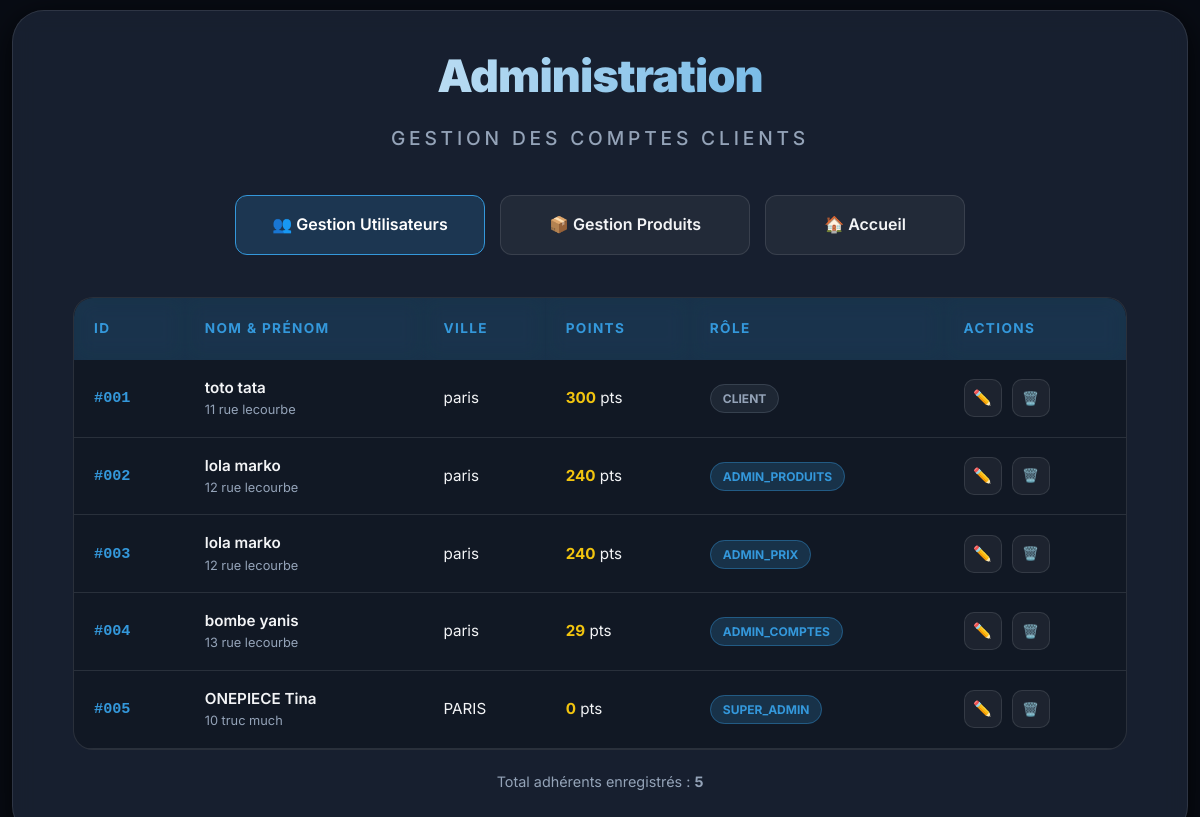
The app's page /admin_gestion.php (signed in) with its own data.
### tables this page shows
CREATE TABLE `adherent` (
  `IdClient` int(11) NOT NULL,
  `Nom` varchar(100) NOT NULL,
  `Prenom` varchar(100) NOT NULL,
  `Adresse` varchar(255) DEFAULT NULL,
  `Ville` varchar(100) DEFAULT NULL,
  `CodePostal` varchar(10) DEFAULT NULL,
  `MotDePasse` varchar(100) DEFAULT NULL,
  `Date_naissance` date DEFAULT NULL,
  `point` int(11) DEFAULT NULL,
  `MotMagique` varchar(255) DEFAULT NULL,
  `role` varchar(50) DEFAULT 'client'
);

### php/Modele.php (called while the page is built, shortened)
<?php
class Modele {
    private $bdd;
    public function __construct() {
        try {
            $this->bdd = new PDO('mysql:host=localhost;dbname=supermarche;charset=utf8', 'root', '');
            $this->bdd->setAttribute(PDO::ATTR_ERRMODE, PDO::ERRMODE_EXCEPTION);
        } catch (PDOException $e) {
            die("Erreur de connexion : " . $e->getMessage());
        }
    }
    public function getAllClients() {
        $sql = "SELECT * FROM adherent ORDER BY IdClient ASC";
        $sth = $this->bdd->prepare($sql);
        $sth->execute();
        return $sth->fetchAll(PDO::FETCH_OBJ);
    }
}
?>

### admin_gestion.php (the view, shortened to what this page needs)
<?php
require_once 'php/Modele.php';
$role_sess = $_SESSION['client']->role ?? 'client';
$modele = new Modele();
$clients = $modele->getAllClients();
?>
<!DOCTYPE html>
<html lang="fr">
<head>
    <link rel="stylesheet" href="css/style.css">
</head>
<body>
    <div class="container admin-container">
        <div class="titre-1">Administration</div>
        <div class="titre-2">Gestion des comptes clients</div>
        <div style="display: flex; gap: 15px; margin-bottom: 25px; justify-content: center;">
            <a href="admin_gestion.php" class="btn-carre" style="background: rgba(52, 152, 219, 0.2); border-color: var(--primary); color: white; display: flex; align-items: center; justify-content: center; gap: 10px; max-width: 250px;">
                👥 Gestion Utilisateurs
            </a>
            <?php if($role_sess === 'super_admin' || $role_sess === 'admin_produits' || $role_sess === 'admin_prix'): ?>
                <a href="admin_produits.php" class="btn-carre" style="background: rgba(255,255,255,0.05); border: 1px solid var(--glass-border); color: var(--text-main); display: flex; align-items: center; justify-content: center; gap: 10px; max-width: 250px;">
                    📦 Gestion Produits
                </a>
            <?php endif; ?>
            <a href="index.php" class="btn-carre" style="background: rgba(255,255,255,0.05); border: 1px solid var(--glass-border); color: var(--text-main); display: flex; align-items: center; justify-content: center; gap: 10px; max-width: 200px;">
                🏠 Accueil
            </a>
        </div>
        <div class="data-table-wrapper">
            <table>
                <thead>
                    <tr>
                        <th>ID</th>
                        <th>Nom & Prénom</th>
                        <th>Ville</th>
                        <th>Points</th>
                        <th>Rôle</th>
                        <th>Actions</th>
                    </tr>
                </thead>
                <tbody>
                    <?php foreach ($clients as $c): ?>
                    <tr>
                        <td style="font-family: monospace; color: var(--primary); font-weight: 700;">#<?= str_pad($c->IdClient, 3, '0', STR_PAD_LEFT) ?></td>
                        <td>
                            <div style="font-weight: 600;"><?= htmlspecialchars($c->Nom) ?> <?= htmlspecialchars($c->Prenom) ?></div>
                            <div style="font-size: 0.8rem; color: var(--text-dim);"><?= htmlspecialchars($c->Adresse) ?></div>
                        </td>
                        <td><?= htmlspecialchars($c->Ville) ?></td>
                        <td>
                            <span style="color: #f1c40f; font-weight: 700;"><?= $c->point ?></span> pts
                        </td>
                        <td>
                                <span class="badge <?= ($c->role !== 'client') ? 'badge-admin' : 'badge-user' ?>">
                                    <?= htmlspecialchars($c->role) ?>
                                </span>
                        </td>
                        <td>
                            <div class="action-btns">
                                <a href="edit_client.php?id=<?= $c->IdClient ?>" class="btn-small" title="Modifier">✏️</a>
                                <button class="btn-small btn-delete" title="Supprimer" onclick="confirmerSuppression(<?= $c->IdClient ?>, '<?= addslashes($c->Nom . ' ' . $c->Prenom) ?>')">🗑️</button>
                            </div>
                        </td>
                    </tr>
                    <?php endforeach; ?>
                </tbody>
            </table>
        </div>
        <p style="margin-top: 20px; color: var(--text-dim); font-size: 0.9rem;">
            Total adhérents enregistrés : <strong><?= count($clients) ?></strong>
        </p>
    </div>
</body>
</html>

### css/style.css (style rules this page uses)
:root { --bg-color: #080c14; --card-bg: rgba(30, 41, 59, 0.7); --primary: #3498db; --primary-glow: rgba(52, 152, 219, 0.5); --text-main: #f3f4f6; --text-dim: #94a3b8; --glass-border: rgba(255, 255, 255, 0.1); --glass-shadow: 0 8px 32px 0 rgba(0, 0, 0, 0.8); --transition: all 0.3s cubic-bezier(0.4, 0, 0.2, 1); }
* { box-sizing: border-box; }
body { margin: 0; padding: 0; background-color: var(--bg-color); color: var(--text-main); font-family: 'Inter', system-ui, -apple-system, sans-serif; line-height: 1.6; min-height: 100vh; display: flex; justify-content: center; align-items: center; overflow-x: hidden; }
.container, .facture-container, .form-wrapper-main { background: var(--card-bg); backdrop-filter: blur(12px); -webkit-backdrop-filter: blur(12px); border: 1px solid var(--glass-border); box-shadow: var(--glass-shadow); border-radius: 32px; padding: 30px 60px; width: 95%; max-width: 1000px; text-align: center; margin: 10px auto; animation: slide-up-pro 0.8s ease-out; }
.titre-1, .header-box.title { font-size: 2.8rem; font-weight: 900; margin-bottom: 10px; letter-spacing: -0.02em; background: linear-gradient(to right, #fff, #3498db); -webkit-background-clip: text; background-clip: text; -webkit-text-fill-color: transparent; text-align: center; }
.titre-2, .header-box.subtitle { font-size: 1.2rem; font-weight: 500; color: var(--text-dim); margin-bottom: 30px; text-transform: uppercase; letter-spacing: 0.2em; text-align: center; }
.bouton-menu, .btn-carre { display: block; width: 100%; padding: 16px 24px; margin: 12px 0; background: rgba(255, 255, 255, 0.05); border: 1px solid var(--glass-border); border-radius: 12px; color: var(--text-main); text-decoration: none; font-weight: 600; font-size: 1rem; transition: var(--transition); cursor: pointer; text-align: center; }

### admin_gestion.php (style rules this page uses)
.admin-container { max-width: 1200px; width: 98%; }
.data-table-wrapper { margin-top: 30px; overflow-x: auto; border-radius: 20px; background: rgba(0, 0, 0, 0.2); border: 1px solid var(--glass-border); max-height: 500px; overflow-y: auto; }
table { width: 100%; border-collapse: collapse; text-align: left; }
th { background: rgba(52, 152, 219, 0.2); padding: 20px; color: var(--primary); font-weight: 700; text-transform: uppercase; font-size: 0.85rem; letter-spacing: 0.1em; position: sticky; top: 0; z-index: 10; backdrop-filter: blur(10px); }
td { padding: 16px 20px; border-bottom: 1px solid var(--glass-border); color: var(--text-main); font-size: 0.95rem; }
.badge { padding: 6px 12px; border-radius: 20px; font-size: 0.75rem; font-weight: 700; text-transform: uppercase; }
.badge-admin { background: rgba(52, 152, 219, 0.2); color: #3498db; border: 1px solid rgba(52, 152, 219, 0.4); }
.badge-user { background: rgba(148, 163, 184, 0.1); color: var(--text-dim); border: 1px solid rgba(148, 163, 184, 0.2); }
.action-btns { display: flex; gap: 10px; }
.btn-small { display: flex; align-items: center; justify-content: center; width: 38px; height: 38px; border-radius: 10px; background: rgba(255, 255, 255, 0.05); border: 1px solid var(--glass-border); color: var(--text-main); cursor: pointer; transition: var(--transition); text-decoration: none; }

### records on screen
adherent: IdClient "001", Nom "toto", Prenom "tata", Adresse "11 rue lecourbe", Ville "paris", point "300", role "CLIENT"
adherent: IdClient "002", Nom "lola", Prenom "marko", Adresse "12 rue lecourbe", Ville "paris", point "240", role "ADMIN_PRODUITS"
adherent: IdClient "003", Nom "lola", Prenom "marko", Adresse "12 rue lecourbe", Ville "paris", point "240", role "ADMIN_PRIX"
adherent: IdClient "004", Nom "bombe", Prenom "yanis", Adresse "13 rue lecourbe", Ville "paris", point "29", role "ADMIN_COMPTES"
adherent: IdClient "005", Nom "ONEPIECE", Prenom "Tina", Adresse "10 truc much", Ville "PARIS", point "0", role "SUPER_ADMIN"

### other values on screen
count($clients) "5"
